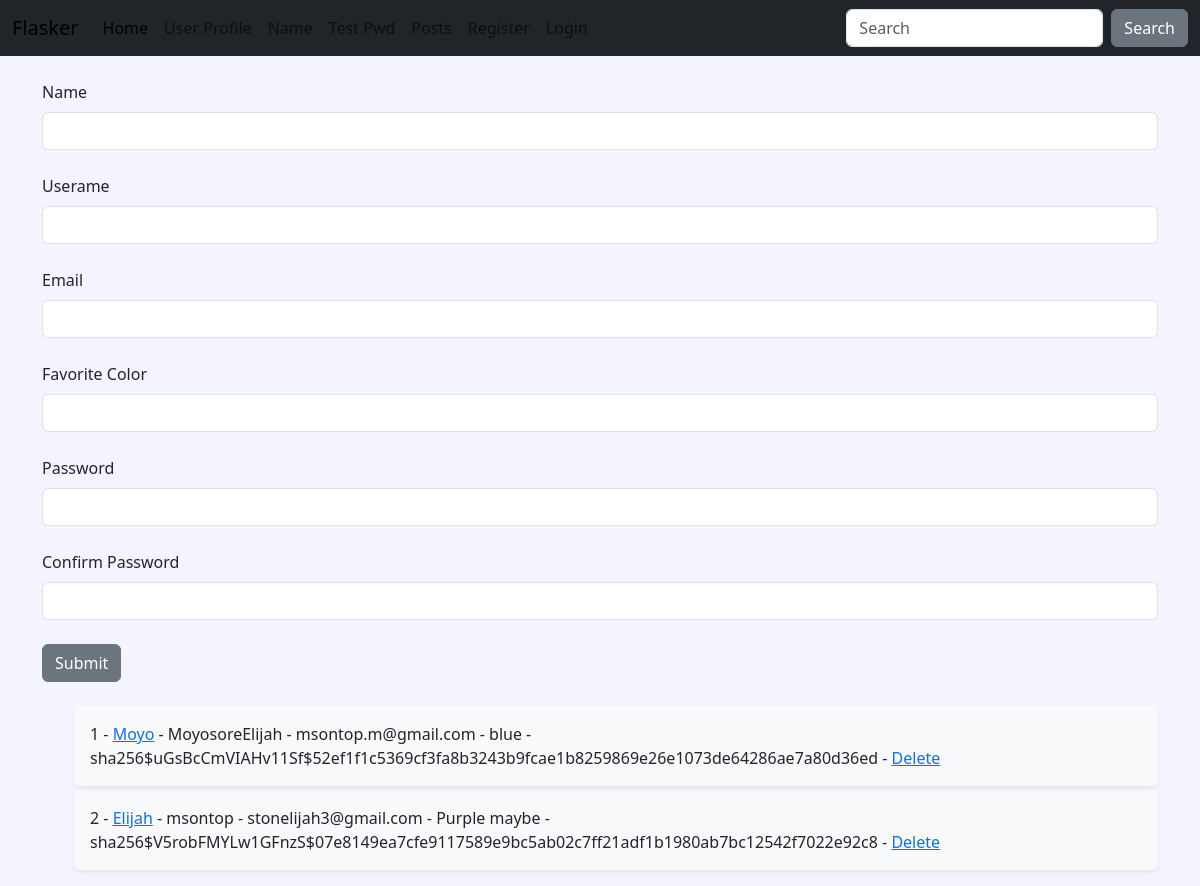
Screenshot of /user/add with the database file from the repository.
### hello.py (models this page shows, shortened)
class Users(db.Model, UserMixin):
    id = db.Column(db.Integer, primary_key=True)
    username = db.Column(db.String(200), unique=True)
    name = db.Column(db.String(200), nullable=False)
    email = db.Column(db.String(200), nullable=False, unique=True)
    favorite_color = db.Column(db.String(120))
    about_author = db.Column(db.Text(500), nullable=True)
    date_added = db.Column(db.DateTime, default=datetime.utcnow)
    password_hash = db.Column(db.String(128))
    posts = db.relationship('Post', backref='poster')
    @property
    def password(self):
        raise AttributeError('Password is nomett a readable attr!')

### hello.py (the view, shortened to what this page needs)
@app.route('/user/add', methods=['GET', 'POST'])
def add_user():
    name = None
    form = UserFrom()
    our_users=Users.query.order_by(Users.date_added)
    return render_template('add_user.html',
                           form=form,
                           name=name,
                           our_users=our_users)

### webforms.py
class UserFrom(FlaskForm):
    username = StringField('Userame', validators=[DataRequired()])
    name = StringField('Name', validators=[DataRequired()])
    email = StringField('Email', validators=[DataRequired()])
    favorite_color = StringField('Favorite Color')
    about_author = TextAreaField('About')
    password_hash = PasswordField('Password', validators=[DataRequired(), EqualTo('password_hash2', message='password must match!')])
    password_hash2 = PasswordField('Confirm Password', validators=[DataRequired()])
    submit = SubmitField('Submit')

class SearchForm(FlaskForm):
    searched = StringField('Searched', validators=[DataRequired()])
    submit = SubmitField('Submit')

### hello.py (called while the page is built)
@app.context_processor
def base():
    form = SearchForm()
    return dict(form=form)

### templates/add_user.html (shortened to what this page needs)
{% extends 'base.html' %}
{% block content%}
{% if name %}
<h1>User Added!</h1>
<br/>
<ul style="list-style-type: none;">
    {% for our_user in our_users %}
    <div class="shadow-sm p-3 mb-1 bg-body-tertiary rounded">
        <li>{{ our_user.id }} - <a href="{{ url_for('update', id=our_user.id) }}">{{ our_user.name }}</a> - {{ our_user.username }} - {{ our_user.email }} - {{ our_user.favorite_color }} - {{ our_user.password_hash }} - <a href="{{ url_for('delete', id=our_user.id) }}">Delete</a></li>
    </div>
    {% endfor %}
</ul>
{% else %}
<form method="POST">
    {{ form.name.label(class="form-label") }}
    {{ form.name(class="form-control") }}
    <br />
    {{ form.username.label(class="form-label") }}
    {{ form.username(class="form-control") }}
    <br />
    {{ form.email.label(class="form-label") }}
    {{ form.email(class="form-control") }}
    <br />
    {{ form.favorite_color.label(class="form-label") }}
    {{ form.favorite_color(class="form-control") }}
    <br />
    {{ form.password_hash.label(class="form-label") }}
    {{ form.password_hash(class="form-control") }}
    <br />
    {{ form.password_hash2.label(class="form-label") }}
    {{ form.password_hash2(class="form-control") }}
    <br />
    {{ form.submit(class="btn btn-secondary") }}
</form>
<br/>
<ul style="list-style-type: none;">
    {% for our_user in our_users %}
    <div class="shadow-sm p-3 mb-1 bg-body-tertiary rounded">
        <li>{{ our_user.id }} - <a href="{{ url_for('update', id=our_user.id) }}">{{ our_user.name }}</a> - {{ our_user.username }} - {{ our_user.email }} - {{ our_user.favorite_color }} - {{ our_user.password_hash }} - <a href="{{ url_for('delete', id=our_user.id) }}">Delete</a></li>
    </div>
    {% endfor %}
</ul>
{% endif %}
{% endblock %}

### static/css/style.css (style rules this page uses)
body { background-color: #f4f4ff; }

### rows the page displays
Users: id "1", name "Moyo", username "MoyosoreElijah", email "msontop.m@gmail.com", favorite_color "blue", password_hash "sha256$uGsBcCmVIAHv11Sf$52ef1f1c5369cf3fa8b3243b9fcae1b8259869e26e1073de64286ae7a80d36ed"
Users: id "2", name "Elijah", username "msontop", email "stonelijah3@gmail.com", favorite_color "Purple maybe", password_hash "sha256$V5robFMYLw1GFnzS$07e8149ea7cfe9117589e9bc5ab02c7ff21adf1b1980ab7bc12542f7022e92c8"
